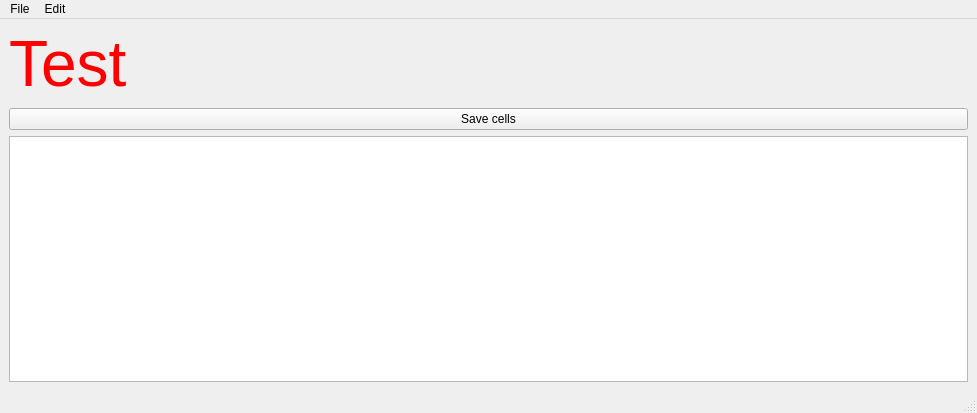
<?xml version="1.0" encoding="UTF-8"?>
<ui version="4.0">
 <class>MainWindow</class>
 <widget class="QMainWindow" name="MainWindow">
  <property name="geometry">
   <rect>
    <x>0</x>
    <y>0</y>
    <width>977</width>
    <height>413</height>
   </rect>
  </property>
  <property name="windowTitle">
   <string>MainWindow</string>
  </property>
  <widget class="QWidget" name="centralwidget">
   <layout class="QVBoxLayout" name="verticalLayout">
    <item>
     <layout class="QHBoxLayout" name="horizontalLayout">
      <item>
       <widget class="QLabel" name="camView">
        <property name="text">
         <string>&lt;html&gt;&lt;head/&gt;&lt;body&gt;&lt;p&gt;&lt;span style=&quot; font-size:48pt; color:#ff0000;&quot;&gt;Test&lt;/span&gt;&lt;/p&gt;&lt;/body&gt;&lt;/html&gt;</string>
        </property>
        <property name="textFormat">
         <enum>Qt::RichText</enum>
        </property>
       </widget>
      </item>
      <item>
       <layout class="QGridLayout" name="sudokuGrid"/>
      </item>
     </layout>
    </item>
    <item>
     <widget class="QPushButton" name="saveBtn">
      <property name="text">
       <string>Save cells</string>
      </property>
     </widget>
    </item>
    <item>
     <widget class="QPlainTextEdit" name="console">
      <property name="enabled">
       <bool>true</bool>
      </property>
      <property name="undoRedoEnabled">
       <bool>false</bool>
      </property>
      <property name="readOnly">
       <bool>true</bool>
      </property>
     </widget>
    </item>
   </layout>
  </widget>
  <widget class="QMenuBar" name="menubar">
   <property name="geometry">
    <rect>
     <x>0</x>
     <y>0</y>
     <width>977</width>
     <height>21</height>
    </rect>
   </property>
   <widget class="QMenu" name="menuFile">
    <property name="title">
     <string>File</string>
    </property>
    <addaction name="actionLoad"/>
    <addaction name="actionSave"/>
   </widget>
   <widget class="QMenu" name="menuTools">
    <property name="title">
     <string>Edit</string>
    </property>
    <addaction name="actionTrain"/>
    <addaction name="actionCrossValidation"/>
   </widget>
   <addaction name="menuFile"/>
   <addaction name="menuTools"/>
  </widget>
  <widget class="QStatusBar" name="statusbar"/>
  <action name="actionTrain">
   <property name="text">
    <string>Train</string>
   </property>
  </action>
  <action name="actionCrossValidation">
   <property name="text">
    <string>Cross Validation</string>
   </property>
  </action>
  <action name="actionLoad">
   <property name="text">
    <string>Load Classifier</string>
   </property>
  </action>
  <action name="actionSave">
   <property name="enabled">
    <bool>false</bool>
   </property>
   <property name="text">
    <string>Save Classifier</string>
   </property>
  </action>
 </widget>
 <resources/>
 <connections/>
</ui>
